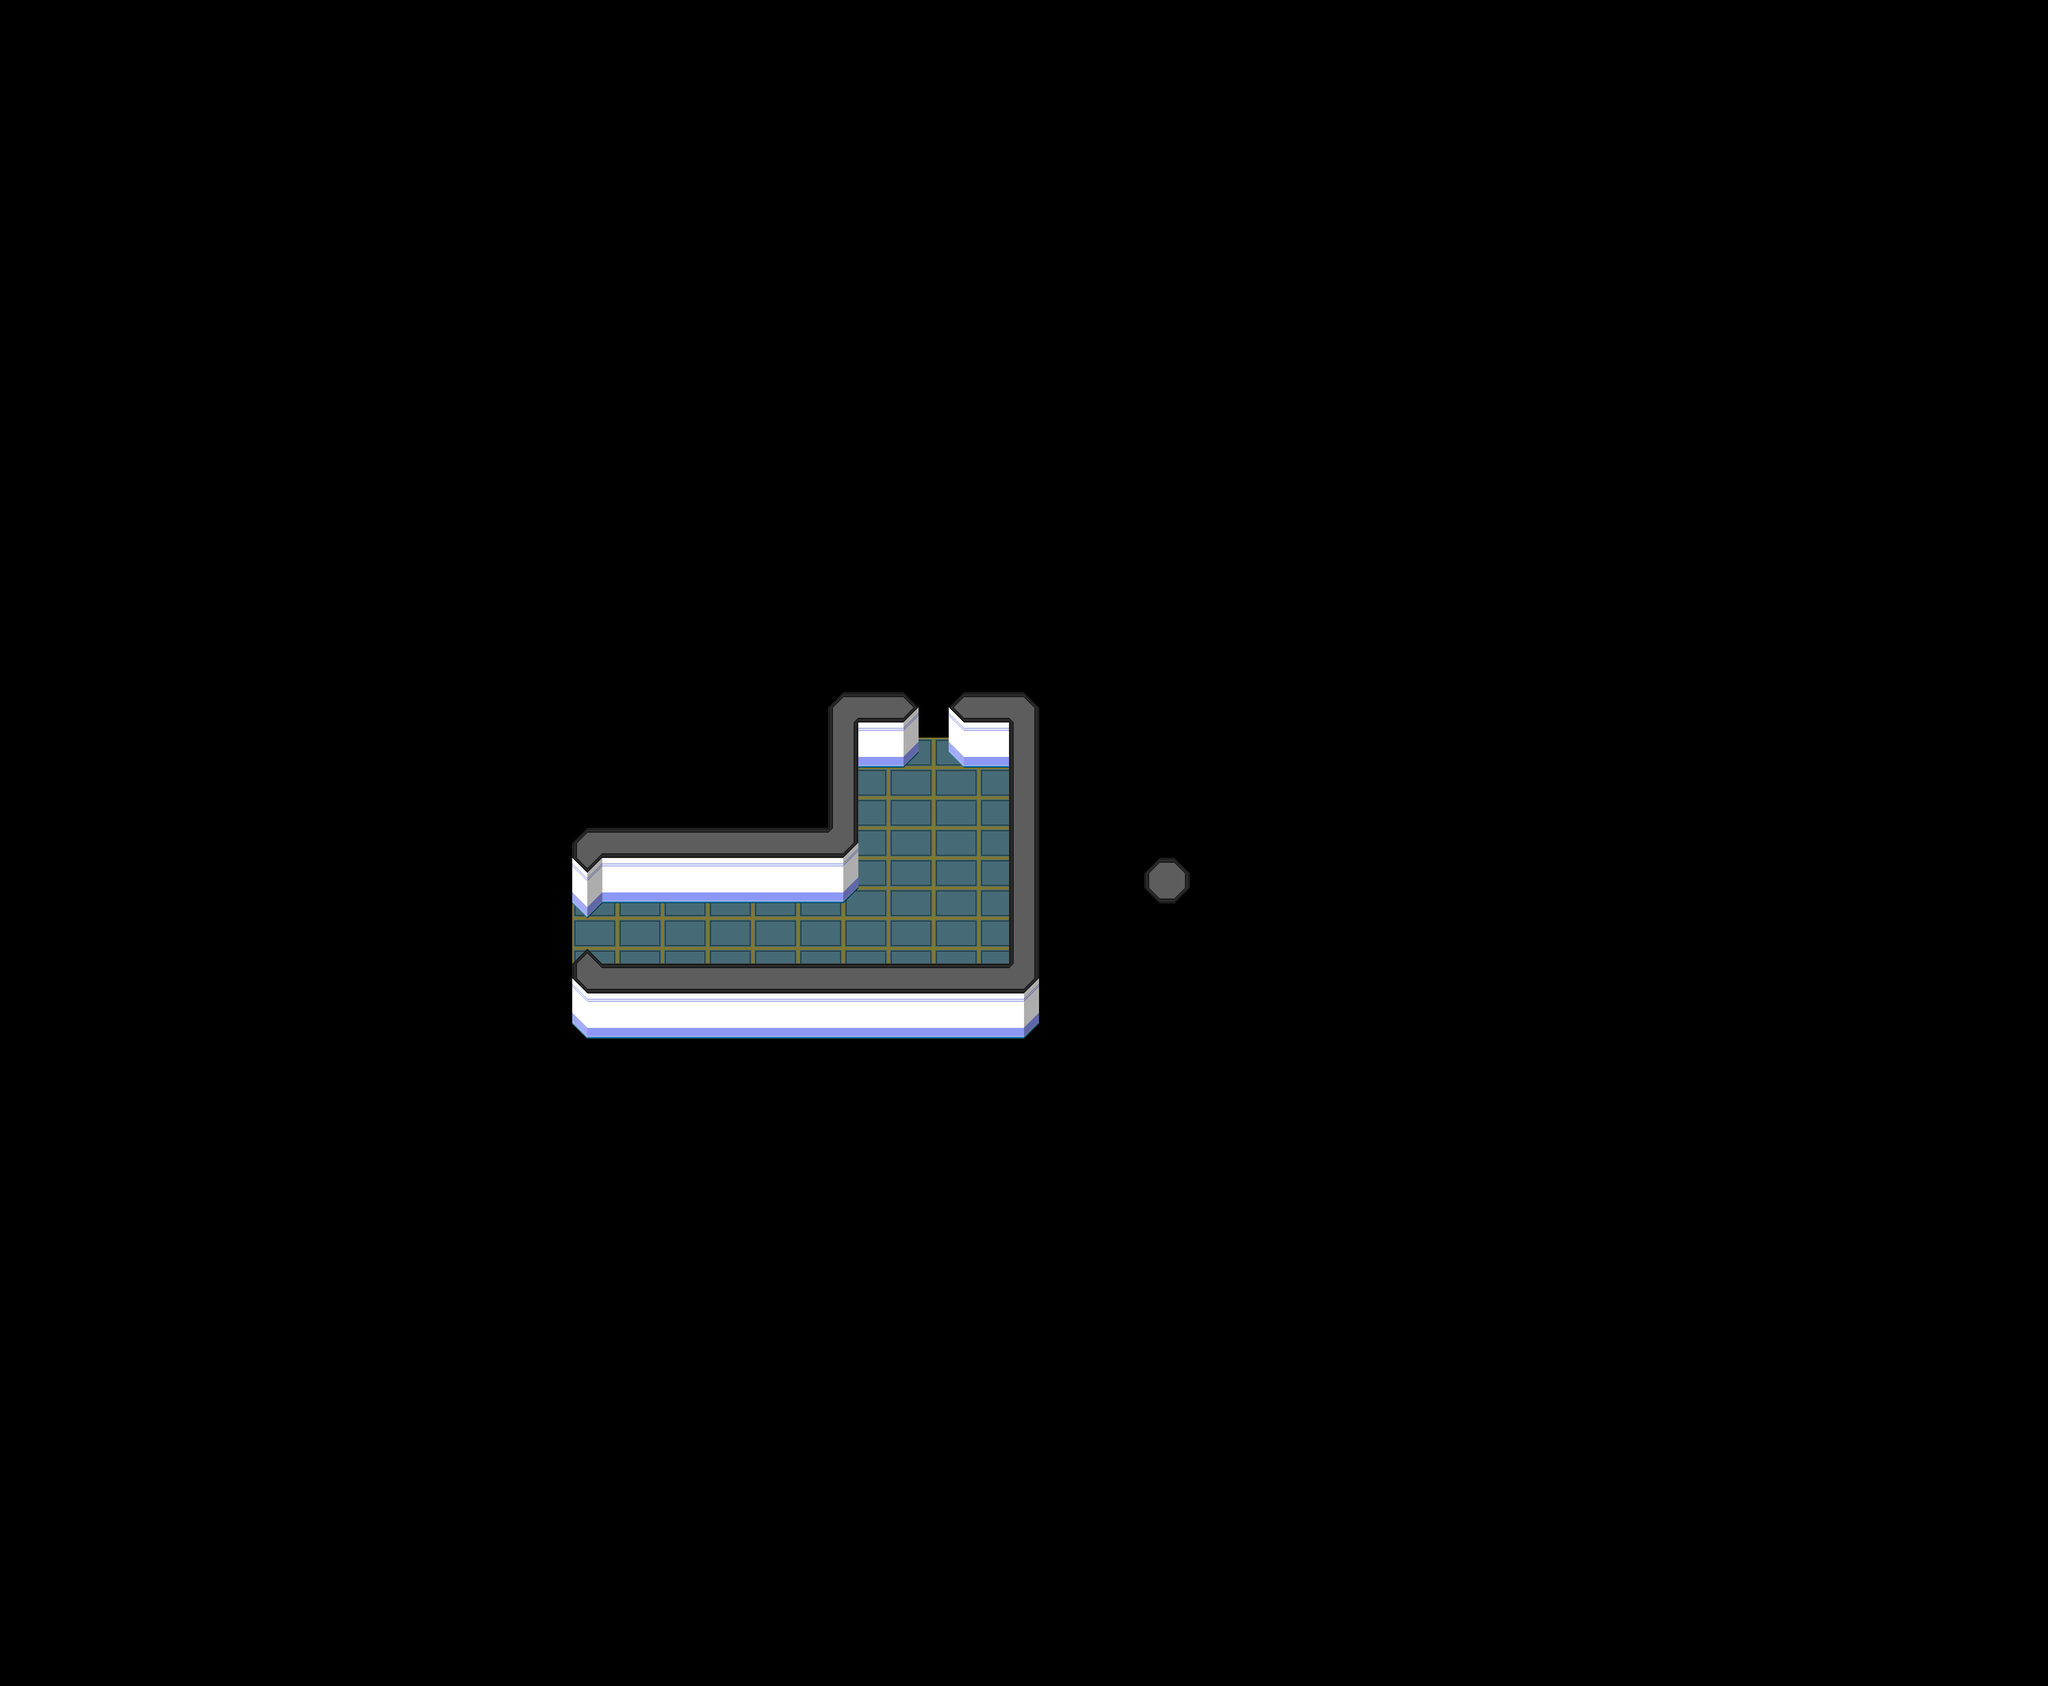

This is a level from a 2D game, rendered from its Tiled map with the project's own tilesets. A one-line summary and the map file follow, with tile-layer data summarised:
An orthogonal 136x112 tile map with 32x32 px tiles, 4 tile layers (Background, Floor, Foreground, Top), 2 tilesets.

<map version="1.10" tiledversion="1.10.2" orientation="orthogonal" renderorder="right-up" width="136" height="112" tilewidth="32" tileheight="32" infinite="0" nextlayerid="9" nextobjectid="2">
 <tileset firstgid="1" name="default tileset" tilewidth="32" tileheight="32" tilecount="256" columns="16">
  <image source="default_tileset.png" width="512" height="512" />
 </tileset>
 <tileset firstgid="257" source="betatiles.tsx" />
 <layer id="1" name="Background" width="136" height="112">
  <data>[15232 cells, 0 non-empty, 0 distinct tile ids]</data>
 </layer>
 <layer id="8" name="Floor" width="136" height="112">
  <data>[15232 cells, 398 non-empty, 15 distinct tile ids]</data>
 </layer>
 <layer id="7" name="Foreground" width="136" height="112">
  <data>[15232 cells, 348 non-empty, 21 distinct tile ids]</data>
 </layer>
 <layer id="5" name="Top" width="136" height="112">
  <data>[15232 cells, 0 non-empty, 0 distinct tile ids]</data>
 </layer>
</map>
